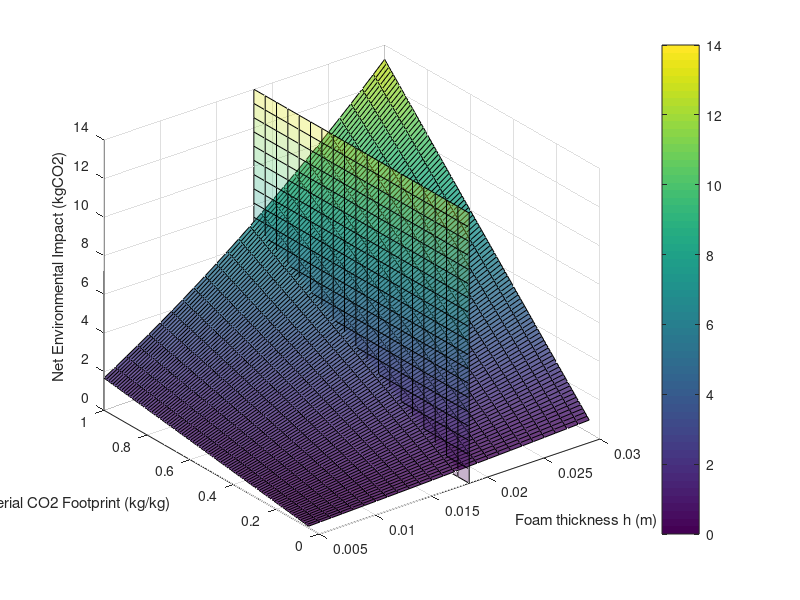

Write MATLAB code to recreate this figure. (Note: this script raises an error after producing the figure.)
%% DE4 Optimisation Group 11 - Sustainability Subsystem
%  Basic Algebraic Model v1.1
%  Neel Le Penru, 12/12/2019

% This produces the graphs used for the Optimisation MidTerm Assessment...
% some of which are reused in the final report.
% Note that this code is largely unchanged from the interim, and thus...
% certain values are different to those used elsewhere in the final report.

%% Set Parameters, Create Variables

clear all
close all
h_l = 0.005; %helmet thickness lower bound
h_u = 0.03; %helment thickness upper bound
phi_l = 0.05; %CO2 footprint lower bound
phi_u = 1; %CO2 footprint upper bound
h_x = h_l:0.001:h_u; %create range of values for h between bounds
phi_x = phi_l:0.01:phi_u; %as above for Phi
[h,phi] = meshgrid(h_x,phi_x); %create appropriate matrix for 3D plotting with 'surf'
D = 200; %density of foam
r = 0.0825; %head radius
%% Compute Objective Function

% Note that this includes initial estimated linear relationship between CO2
% footprint and EE
f = (2/3).*pi.*D.*h.*(h.^2 + 3.*r.*h + 3*r^2).*(36.7.*phi);

%% Plotting

figure
res = surf(h,phi,f,'FaceAlpha',0.8) %plot 3d surface
grid on
xlabel('Foam thickness h (m)')
ylabel('Material CO2 Footprint (kg/kg)')
zlabel('Net Environmental Impact (kgCO2)')
colorbar
hold on %for constraints to be plotted

%Create and plot constraints (vertical planes)
[y z] = meshgrid(linspace(0,1,20),linspace(0,14,20));
x = (9/(50*9.81)).*ones(size(y, 1),size(y, 2));
c_h = surf(x,y,z,'FaceAlpha',0.3)
c_h.EdgeColor = 'none'; %for clarity
clear x y z C0
[x z] = meshgrid(linspace(0,0.03,20),linspace(0,14,20));
y = (0.211).*ones(size(x, 1),size(x, 2));
c_phi = surf(x,y,z,'FaceAlpha',0.3)
c_phi.EdgeColor = 'none';

